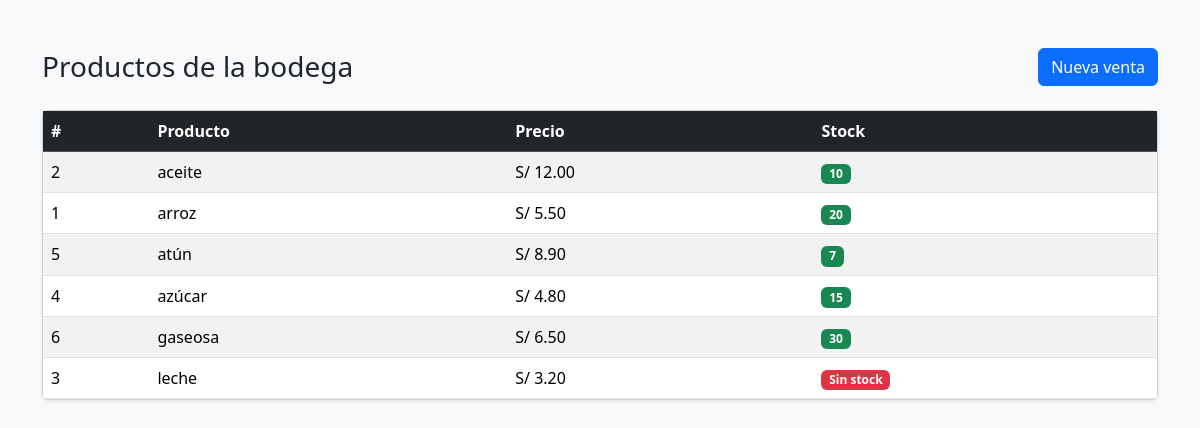
The page / on the database its author committed.
### tables this page shows
CREATE TABLE producto (
    id INT UNSIGNED NOT NULL AUTO_INCREMENT,
    nombre VARCHAR(100) NOT NULL,
    precio DECIMAL(10,2) NOT NULL,
    stock INT UNSIGNED NOT NULL DEFAULT 0,
    PRIMARY KEY (id),
    CHECK (precio > 0)
);

### config/conexion.php (called while the page is built)
<?php
function conectar(): PDO
{
    $config = require __DIR__ . '/env.php';
    $dsn = sprintf(
        'mysql:host=%s;dbname=%s;charset=utf8mb4',
        $config['host'],
        $config['base']
    );
    $pdo = new PDO($dsn, $config['usuario'], $config['clave'], [
        PDO::ATTR_ERRMODE => PDO::ERRMODE_EXCEPTION,
        PDO::ATTR_DEFAULT_FETCH_MODE => PDO::FETCH_ASSOC,
        PDO::ATTR_EMULATE_PREPARES => false,
    ]);
    return $pdo;
}

### src/RepositorioMySQL.php (called while the page is built, shortened)
<?php
require_once __DIR__ . '/../config/conexion.php';
class RepositorioMySQL
{
    private PDO $pdo;
    public function __construct(PDO $pdo)
    {
        $this->pdo = $pdo;
    }
    public function listarProductos(): array
    {
        $stmt = $this->pdo->query('SELECT * FROM producto ORDER BY nombre ASC');
        return $stmt->fetchAll();
    }
}

### index.php (the view, shortened to what this page needs)
<?php
require_once __DIR__ . '/config/conexion.php';
require_once __DIR__ . '/src/RepositorioMySQL.php';
$repo = new RepositorioMySQL(conectar());
$productos = $repo->listarProductos();
?>
<!DOCTYPE html>
<html lang="es">
<head>
    <link href="https://cdn.jsdelivr.net/npm/bootstrap@5.3.3/dist/css/bootstrap.min.css" rel="stylesheet">
</head>
<body class="bg-light">
    <div class="container py-5">
        <div class="d-flex justify-content-between align-items-center mb-4">
            <h1 class="h3 mb-0">Productos de la bodega</h1>
            <a href="venta.php" class="btn btn-primary">Nueva venta</a>
        </div>
        <div class="card shadow-sm">
            <div class="card-body p-0">
                <table class="table table-striped table-hover mb-0">
                    <thead class="table-dark">
                        <tr>
                            <th>#</th>
                            <th>Producto</th>
                            <th>Precio</th>
                            <th>Stock</th>
                        </tr>
                    </thead>
                    <tbody>
                        <?php if (empty($productos)): ?>
                            <tr>
                                <td colspan="4" class="text-center text-muted py-4">No hay productos registrados.</td>
                            </tr>
                        <?php else: ?>
                            <?php foreach ($productos as $producto): ?>
                                <tr>
                                    <td><?= htmlspecialchars((string) $producto['id']); ?></td>
                                    <td><?= htmlspecialchars($producto['nombre']); ?></td>
                                    <td>S/ <?= number_format((float) $producto['precio'], 2, '.', ''); ?></td>
                                    <td>
                                        <?php if ((int) $producto['stock'] <= 0): ?>
                                            <span class="badge bg-danger">Sin stock</span>
                                        <?php else: ?>
                                            <span class="badge bg-success"><?= (int) $producto['stock']; ?></span>
                                        <?php endif; ?>
                                    </td>
                                </tr>
                            <?php endforeach; ?>
                        <?php endif; ?>
                    </tbody>
                </table>
            </div>
        </div>
    </div>
</body>
</html>

### rows shown on the page
producto: id "2", nombre "aceite", precio "12.00", stock "10"
producto: id "1", nombre "arroz", precio "5.50", stock "20"
producto: id "5", nombre "atún", precio "8.90", stock "7"
producto: id "4", nombre "azúcar", precio "4.80", stock "15"
producto: id "6", nombre "gaseosa", precio "6.50", stock "30"
producto: id "3", nombre "leche", precio "3.20", stock "Sin stock"
